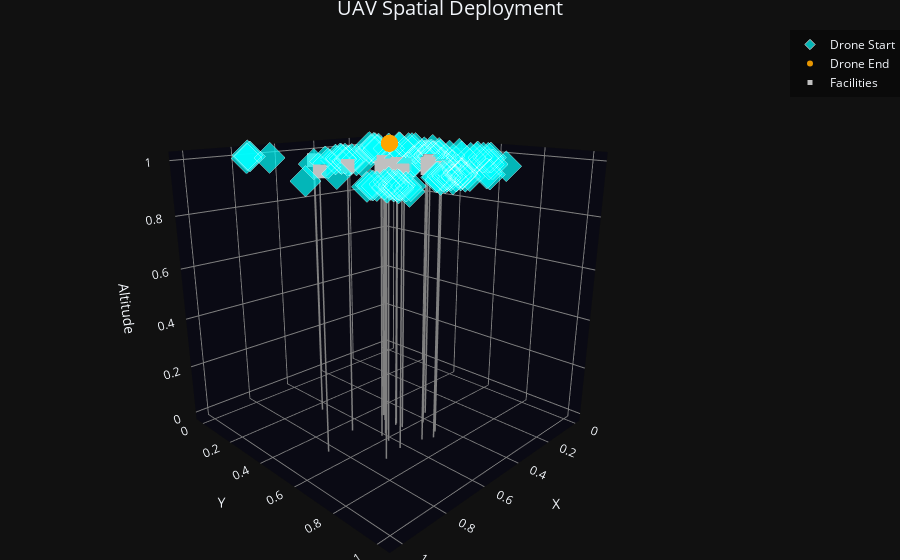

Notebook cell for this chart:
### Code cell
# UAV FLPO MetaData
num_drones = 100
n_drone_clusters = 20
drone_cluster_split = np.random.uniform(0.0, 1.0, n_drone_clusters)
drone_cluster_split = drone_cluster_split / np.sum(drone_cluster_split)
num_facilities = 20
dim_ = 2
print(f"num_drones = {num_drones}\tnum_facilities = {num_facilities}\tdim = {dim_}")

START_locs, F_base, END_locs = generate_dataset(
    num_drones, n_drone_clusters, drone_cluster_split, num_facilities, dim_, device, drone_cluster_std_range=[0.02, 0.08], F_noise_std=0.1,
)
np_flpo_filename = 'numpy_FLPO_data/numpy_FLPO_data'
torchFLPO_2_numpyFLPO(START_locs, END_locs, F_base, np_flpo_filename, scale=1.0)

plot_UAV_FLPO(START_locs, END_locs, F_base)
plot_UAV_FLPO_3D(START_locs, END_locs, F_base)

### Figure 1 — Plotly figure (JSON) as saved in the notebook; plotly's stock layout.template omitted (floating-point values rounded to 4 significant figures)
{"data": [{"marker": {"color": "cyan", "line": {"color": "white", "width": 1}, "opacity": 0.7, "size": 8, "symbol": "diamond"}, "mode": "markers", "name": "Drone Start", "type": "scatter3d", "x": [0.3335, 0.4153, 0.5264, 0.4425, 0.6335, 0.6214, 0.6498, 0.6315, 0.7024, 0.7344, 0.2385, 0.2776, 0.2942, 0.2842, 0.2099, 0.703, 0.6955, 0.6963, 0.6705, 1.022, 0.8629, 0.9455, 0.3787, 0.5549, 0.4547, 0.5904, 0.4439, 0.214, 0.1866, 0.1362, 0.269, 0.2063, 0.2618, 0.2166, 0.1753, 0.1923, 0.201, 0.5819, 0.5704, 0.5568, 0.5717, 0.5911, 0.576, 0.5655, 0.6118, 0.4799, 0.3392, 0.3268, 0.1024, 0.09448, 0.1047, 0.08085, 0.1149, 0.0914, 0.8137, 0.7434, 0.7686, 0.7526, 0.6748, 0.7009, 0.6082, 0.7507, 0.615, 0.5703, 0.5766, 0.5851, 0.5325, 0.5434, 0.6693, 0.6408, 0.2016, 0.2433, 0.2775, 0.2664, 0.2827, 0.2656, 0.1661, 0.1686, 0.1605, 0.1578, 0.2076, 0.1788, 0.2189, 0.8801, 0.8687, 0.9196, 0.9473, 0.9724, 0.8952, 0.9526, 0.9431, 0.8954, 0.8954, 0.9109, 0.8808, 0.9033, 0.9087, 0.8841, 0.9304, 0.9452], "y": [0.8092, 0.6674, 0.8286, 0.7391, 0.9455, 0.9186, 0.9255, 0.8736, 0.9553, 0.9365, 0.466, 0.4675, 0.4555, 0.4929, 0.4872, 0.8927, 0.9211, 0.8928, 0.908, 0.6845, 0.6337, 0.8784, 0.5538, 0.5763, 0.5708, 0.6752, 0.5643, 0.5365, 0.3823, 0.5214, 0.1584, 0.1182, 0.1937, 0.1509, 0.1704, 0.06837, 0.1049, 0.3334, 0.4019, 0.3612, 0.3155, 0.3866, 0.4365, 0.3325, 0.4008, 0.7409, 0.8841, 0.8201, 0.1595, 0.229, 0.2193, 0.2383, 0.177, 0.3439, 0.07018, 0.1145, 0.02315, -0.01891, 0.3521, 0.4007, 0.3306, 0.3834, 0.9474, 0.8847, 0.8745, 0.8947, 0.9486, 0.9681, 0.8893, 0.897, 0.5859, 0.461, 0.4515, 0.5028, 0.5122, 0.5243, 0.4439, 0.6845, 0.6295, 0.6885, 0.6589, 0.6702, 0.6413, 0.9077, 0.862, 0.9308, 0.9345, 0.8835, 0.9535, 1.019, 0.8673, 0.9305, 0.9078, 0.9357, 0.9569, 0.9019, 0.8853, 0.9167, 0.959, 0.8936], "z": [1.0, 1.0, 1.0, 1.0, 1.0, 1.0, 1.0, 1.0, 1.0, 1.0, 1.0, 1.0, 1.0, 1.0, 1.0, 1.0, 1.0, 1.0, 1.0, 1.0, 1.0, 1.0, 1.0, 1.0, 1.0, 1.0, 1.0, 1.0, 1.0, 1.0, 1.0, 1.0, 1.0, 1.0, 1.0, 1.0, 1.0, 1.0, 1.0, 1.0, 1.0, 1.0, 1.0, 1.0, 1.0, 1.0, 1.0, 1.0, 1.0, 1.0, 1.0, 1.0, 1.0, 1.0, 1.0, 1.0, 1.0, 1.0, 1.0, 1.0, 1.0, 1.0, 1.0, 1.0, 1.0, 1.0, 1.0, 1.0, 1.0, 1.0, 1.0, 1.0, 1.0, 1.0, 1.0, 1.0, 1.0, 1.0, 1.0, 1.0, 1.0, 1.0, 1.0, 1.0, 1.0, 1.0, 1.0, 1.0, 1.0, 1.0, 1.0, 1.0, 1.0, 1.0, 1.0, 1.0, 1.0, 1.0, 1.0, 1.0]}, {"marker": {"color": "orange", "opacity": 0.9, "size": 6, "symbol": "circle"}, "mode": "markers", "name": "Drone End", "type": "scatter3d", "x": [0.0, 0.0, 0.0, 0.0, 0.0, 0.0, 0.0, 0.0, 0.0, 0.0, 0.0, 0.0, 0.0, 0.0, 0.0, 0.0, 0.0, 0.0, 0.0, 0.0, 0.0, 0.0, 0.0, 0.0, 0.0, 0.0, 0.0, 0.0, 0.0, 0.0, 0.0, 0.0, 0.0, 0.0, 0.0, 0.0, 0.0, 0.0, 0.0, 0.0, 0.0, 0.0, 0.0, 0.0, 0.0, 0.0, 0.0, 0.0, 0.0, 0.0, 0.0, 0.0, 0.0, 0.0, 0.0, 0.0, 0.0, 0.0, 0.0, 0.0, 0.0, 0.0, 0.0, 0.0, 0.0, 0.0, 0.0, 0.0, 0.0, 0.0, 0.0, 0.0, 0.0, 0.0, 0.0, 0.0, 0.0, 0.0, 0.0, 0.0, 0.0, 0.0, 0.0, 0.0, 0.0, 0.0, 0.0, 0.0, 0.0, 0.0, 0.0, 0.0, 0.0, 0.0, 0.0, 0.0, 0.0, 0.0, 0.0, 0.0], "y": [0.0, 0.0, 0.0, 0.0, 0.0, 0.0, 0.0, 0.0, 0.0, 0.0, 0.0, 0.0, 0.0, 0.0, 0.0, 0.0, 0.0, 0.0, 0.0, 0.0, 0.0, 0.0, 0.0, 0.0, 0.0, 0.0, 0.0, 0.0, 0.0, 0.0, 0.0, 0.0, 0.0, 0.0, 0.0, 0.0, 0.0, 0.0, 0.0, 0.0, 0.0, 0.0, 0.0, 0.0, 0.0, 0.0, 0.0, 0.0, 0.0, 0.0, 0.0, 0.0, 0.0, 0.0, 0.0, 0.0, 0.0, 0.0, 0.0, 0.0, 0.0, 0.0, 0.0, 0.0, 0.0, 0.0, 0.0, 0.0, 0.0, 0.0, 0.0, 0.0, 0.0, 0.0, 0.0, 0.0, 0.0, 0.0, 0.0, 0.0, 0.0, 0.0, 0.0, 0.0, 0.0, 0.0, 0.0, 0.0, 0.0, 0.0, 0.0, 0.0, 0.0, 0.0, 0.0, 0.0, 0.0, 0.0, 0.0, 0.0], "z": [1.0, 1.0, 1.0, 1.0, 1.0, 1.0, 1.0, 1.0, 1.0, 1.0, 1.0, 1.0, 1.0, 1.0, 1.0, 1.0, 1.0, 1.0, 1.0, 1.0, 1.0, 1.0, 1.0, 1.0, 1.0, 1.0, 1.0, 1.0, 1.0, 1.0, 1.0, 1.0, 1.0, 1.0, 1.0, 1.0, 1.0, 1.0, 1.0, 1.0, 1.0, 1.0, 1.0, 1.0, 1.0, 1.0, 1.0, 1.0, 1.0, 1.0, 1.0, 1.0, 1.0, 1.0, 1.0, 1.0, 1.0, 1.0, 1.0, 1.0, 1.0, 1.0, 1.0, 1.0, 1.0, 1.0, 1.0, 1.0, 1.0, 1.0, 1.0, 1.0, 1.0, 1.0, 1.0, 1.0, 1.0, 1.0, 1.0, 1.0, 1.0, 1.0, 1.0, 1.0, 1.0, 1.0, 1.0, 1.0, 1.0, 1.0, 1.0, 1.0, 1.0, 1.0, 1.0, 1.0, 1.0, 1.0, 1.0, 1.0]}, {"line": {"color": "gray", "width": 3}, "mode": "lines", "showlegend": false, "type": "scatter3d", "x": [0.5225, 0.5225], "y": [0.7555, 0.7555], "z": [0, 1]}, {"line": {"color": "gray", "width": 3}, "mode": "lines", "showlegend": false, "type": "scatter3d", "x": [0.7486, 0.7486], "y": [0.7325, 0.7325], "z": [0, 1]}, {"line": {"color": "gray", "width": 3}, "mode": "lines", "showlegend": false, "type": "scatter3d", "x": [0.4745, 0.4745], "y": [0.655, 0.655], "z": [0, 1]}, {"line": {"color": "gray", "width": 3}, "mode": "lines", "showlegend": false, "type": "scatter3d", "x": [0.6582, 0.6582], "y": [0.6531, 0.6531], "z": [0, 1]}, {"line": {"color": "gray", "width": 3}, "mode": "lines", "showlegend": false, "type": "scatter3d", "x": [0.4671, 0.4671], "y": [0.6531, 0.6531], "z": [0, 1]}, {"line": {"color": "gray", "width": 3}, "mode": "lines", "showlegend": false, "type": "scatter3d", "x": [0.5506, 0.5506], "y": [0.6206, 0.6206], "z": [0, 1]}, {"line": {"color": "gray", "width": 3}, "mode": "lines", "showlegend": false, "type": "scatter3d", "x": [0.559, 0.559], "y": [0.5343, 0.5343], "z": [0, 1]}, {"line": {"color": "gray", "width": 3}, "mode": "lines", "showlegend": false, "type": "scatter3d", "x": [0.546, 0.546], "y": [0.5842, 0.5842], "z": [0, 1]}, {"line": {"color": "gray", "width": 3}, "mode": "lines", "showlegend": false, "type": "scatter3d", "x": [0.5638, 0.5638], "y": [0.7348, 0.7348], "z": [0, 1]}, {"line": {"color": "gray", "width": 3}, "mode": "lines", "showlegend": false, "type": "scatter3d", "x": [0.4032, 0.4032], "y": [0.6071, 0.6071], "z": [0, 1]}, {"line": {"color": "gray", "width": 3}, "mode": "lines", "showlegend": false, "type": "scatter3d", "x": [0.7033, 0.7033], "y": [0.5037, 0.5037], "z": [0, 1]}, {"line": {"color": "gray", "width": 3}, "mode": "lines", "showlegend": false, "type": "scatter3d", "x": [0.8633, 0.8633], "y": [0.5528, 0.5528], "z": [0, 1]}, {"line": {"color": "gray", "width": 3}, "mode": "lines", "showlegend": false, "type": "scatter3d", "x": [0.5561, 0.5561], "y": [0.5909, 0.5909], "z": [0, 1]}, {"line": {"color": "gray", "width": 3}, "mode": "lines", "showlegend": false, "type": "scatter3d", "x": [0.6292, 0.6292], "y": [0.6081, 0.6081], "z": [0, 1]}, {"line": {"color": "gray", "width": 3}, "mode": "lines", "showlegend": false, "type": "scatter3d", "x": [0.6506, 0.6506], "y": [0.6106, 0.6106], "z": [0, 1]}, {"line": {"color": "gray", "width": 3}, "mode": "lines", "showlegend": false, "type": "scatter3d", "x": [0.4861, 0.4861], "y": [0.7315, 0.7315], "z": [0, 1]}, {"line": {"color": "gray", "width": 3}, "mode": "lines", "showlegend": false, "type": "scatter3d", "x": [0.6791, 0.6791], "y": [0.2943, 0.2943], "z": [0, 1]}, {"line": {"color": "gray", "width": 3}, "mode": "lines", "showlegend": false, "type": "scatter3d", "x": [0.6635, 0.6635], "y": [0.7179, 0.7179], "z": [0, 1]}, {"line": {"color": "gray", "width": 3}, "mode": "lines", "showlegend": false, "type": "scatter3d", "x": [0.602, 0.602], "y": [0.5959, 0.5959], "z": [0, 1]}, {"line": {"color": "gray", "width": 3}, "mode": "lines", "showlegend": false, "type": "scatter3d", "x": [0.5353, 0.5353], "y": [0.502, 0.502], "z": [0, 1]}, {"marker": {"color": "silver", "size": 5, "symbol": "square"}, "mode": "markers", "name": "Facilities", "type": "scatter3d", "x": [0.5225, 0.7486, 0.4745, 0.6582, 0.4671, 0.5506, 0.559, 0.546, 0.5638, 0.4032, 0.7033, 0.8633, 0.5561, 0.6292, 0.6506, 0.4861, 0.6791, 0.6635, 0.602, 0.5353], "y": [0.7555, 0.7325, 0.655, 0.6531, 0.6531, 0.6206, 0.5343, 0.5842, 0.7348, 0.6071, 0.5037, 0.5528, 0.5909, 0.6081, 0.6106, 0.7315, 0.2943, 0.7179, 0.5959, 0.502], "z": [1.0, 1.0, 1.0, 1.0, 1.0, 1.0, 1.0, 1.0, 1.0, 1.0, 1.0, 1.0, 1.0, 1.0, 1.0, 1.0, 1.0, 1.0, 1.0, 1.0]}], "layout": {"legend": {"bgcolor": "rgba(0,0,0,0.4)", "bordercolor": "white"}, "margin": {"b": 0, "l": 0, "r": 0, "t": 30}, "scene": {"aspectmode": "data", "camera": {"eye": {"x": 1.5, "y": 1.5, "z": 0.7}}, "xaxis": {"backgroundcolor": "rgb(10,10,20)", "gridcolor": "gray", "title": {"text": "X"}, "zerolinecolor": "gray"}, "yaxis": {"backgroundcolor": "rgb(10,10,20)", "gridcolor": "gray", "title": {"text": "Y"}, "zerolinecolor": "gray"}, "zaxis": {"backgroundcolor": "rgb(10,10,20)", "gridcolor": "gray", "title": {"text": "Altitude"}, "zerolinecolor": "gray"}}, "title": {"font": {"size": 20}, "text": "UAV Spatial Deployment", "x": 0.5}}}
